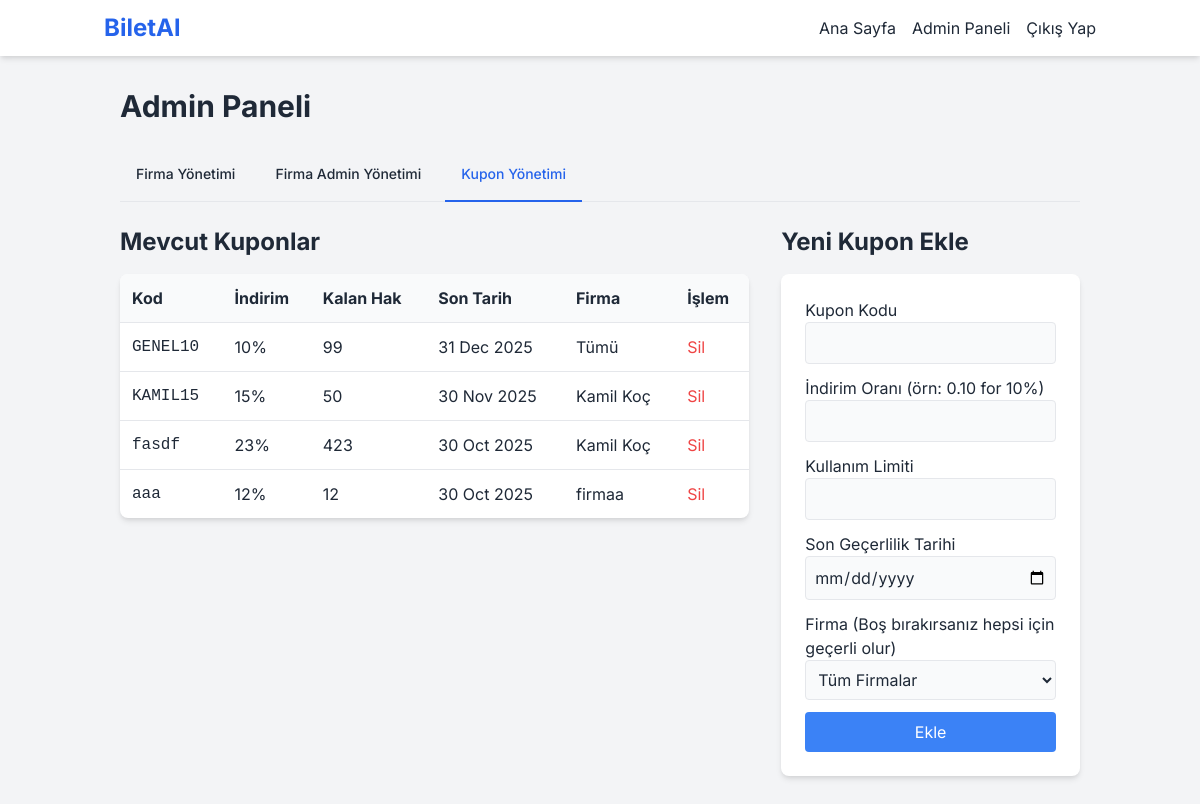
/admin/index.php?tab=coupons (signed in), run on an earlier commit of the app's database.
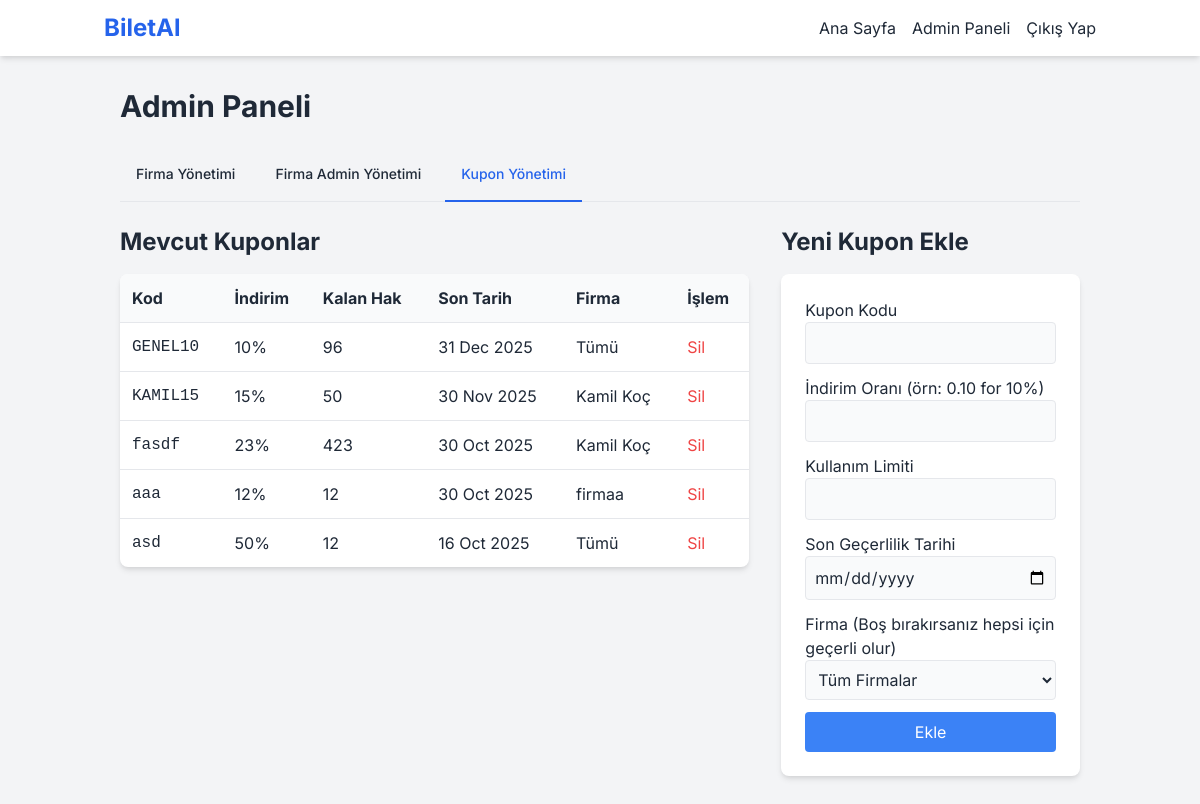
And on a later commit of the database.
### tables this page shows
CREATE TABLE coupons (
                id INTEGER PRIMARY KEY AUTOINCREMENT, code TEXT NOT NULL UNIQUE, discount_rate REAL NOT NULL,
                usage_limit INTEGER NOT NULL, expiry_date TEXT NOT NULL, company_id INTEGER,
                FOREIGN KEY (company_id) REFERENCES companies(id) ON DELETE SET NULL
            );

CREATE TABLE companies (id INTEGER PRIMARY KEY AUTOINCREMENT, name TEXT NOT NULL UNIQUE, created_at TEXT DEFAULT CURRENT_TIMESTAMP);

### admin/index.php (the view, shortened to what the changed rows need)
<?php
require_once '../config.php';
$tab = $_GET['tab'] ?? 'companies';
include '../header.php';
?>
 <h1 class="text-3xl font-bold mb-6">Admin Paneli</h1>
<?php if ($tab === 'companies'):
    $companies = $pdo->query("SELECT * FROM companies ORDER BY name")->fetchAll();
?>
<div class="grid grid-cols-1 md:grid-cols-3 gap-8">
    <div class="md:col-span-2">
         <h2 class="text-2xl font-bold mb-4">Mevcut Firmalar</h2>
        <div class="bg-white rounded-lg shadow-md overflow-x-auto"><table class="w-full text-left"><thead class="bg-gray-50"><tr><th class="p-3">ID</th><th class="p-3">Firma Adı</th></tr></thead>
           <tbody>
               <?php foreach($companies as $company): ?>
               <tr class="border-t"><td class="p-3"><?php echo $company['id']; ?></td><td class="p-3"><?php echo htmlspecialchars($company['name']); ?></td>
                                   <input type="hidden" name="admin_id" value="<?php echo $admin['id']; ?>">
</tr>
               <?php endforeach; ?>
           </tbody></table></div>
    </div>
    <div>
         <h2 class="text-2xl font-bold mb-4">Yeni Firma Ekle</h2>
         <div class="bg-white rounded-lg shadow-md p-6">
            <form action="index.php?tab=companies&action=add_company" method="POST">
                <div class="mb-3"><label class="block">Firma Adı</label><input type="text" name="name" required class="w-full p-2 border rounded bg-gray-50"></div>
                <button type="submit" class="w-full bg-blue-500 text-white p-2 rounded hover:bg-blue-600">Ekle</button>
            </form>
         </div>
    </div>
</div>
<?php elseif ($tab === 'coupons'):
    $coupons = $pdo->query("SELECT co.*, c.name as company_name FROM coupons co LEFT JOIN companies c ON co.company_id = c.id ORDER BY co.expiry_date DESC")->fetchAll();
?>
<div class="grid grid-cols-1 md:grid-cols-3 gap-8">
    <div class="md:col-span-2">
         <h2 class="text-2xl font-bold mb-4">Mevcut Kuponlar</h2>
         <div class="bg-white rounded-lg shadow-md overflow-x-auto"><table class="w-full text-left"><thead class="bg-gray-50"><tr><th class="p-3">Kod</th><th class="p-3">İndirim</th><th class="p-3">Kalan Hak</th><th class="p-3">Son Tarih</th><th class="p-3">Firma</th><th class="p-3">İşlem</th></tr></thead>
           <tbody>
               <?php foreach($coupons as $coupon): ?>
               <tr class="border-t"><td class="p-3 font-mono"><?php echo htmlspecialchars($coupon['code']); ?></td><td class="p-3"><?php echo ($coupon['discount_rate'] * 100); ?>%</td><td class="p-3"><?php echo $coupon['usage_limit']; ?></td><td class="p-3"><?php echo date('d M Y', strtotime($coupon['expiry_date'])); ?></td><td class="p-3"><?php echo $coupon['company_name'] ?? 'Tümü'; ?></td>
               <td class="p-3">
                   <form action="index.php?tab=coupons&action=delete_coupon" method="POST" onsubmit="return confirm('Bu kuponu silmek istediğinize emin misiniz?');">
                       <button type="submit" class="text-red-500 hover:underline">Sil</button>
                   </form>
               </td></tr>
               <?php endforeach; ?>
           </tbody></table></div>
    </div>
    <div>
         <h2 class="text-2xl font-bold mb-4">Yeni Kupon Ekle</h2>
    </div>
</div>
<?php endif; ?>
<?php
include '../footer.php';
?>

What changed in the data, as far as the page shows it:
changed coupons "GENEL10": usage_limit "99" → "96"
added coupons: code "asd", $coupon['discount_rate']*100 "50", usage_limit "12", expiry_date "16 Oct 2025", company_name "Tümü"
